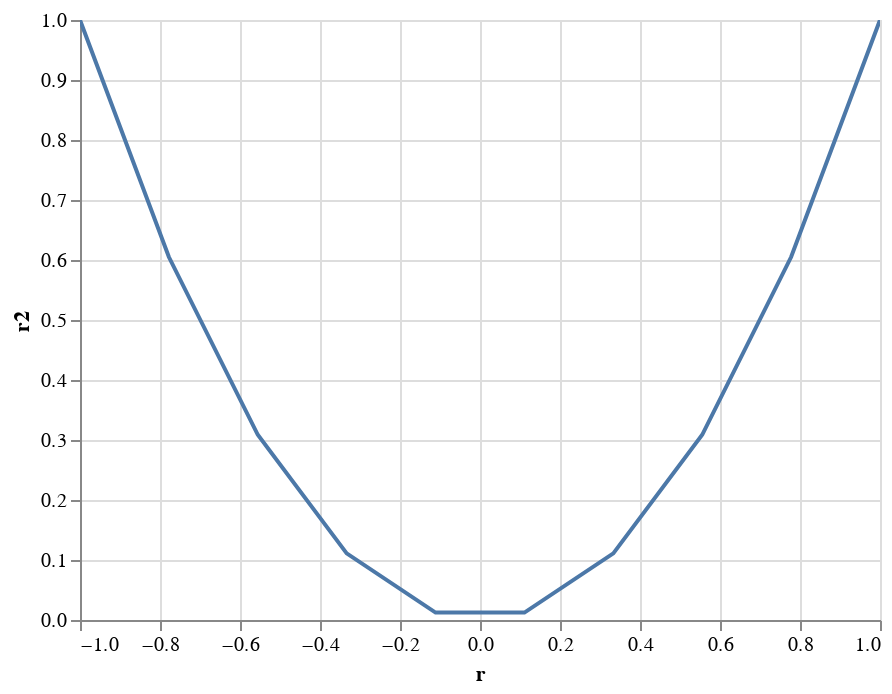

Notebook code cell kept with this figure:
### Code cell
df_r = pd.DataFrame(data = np.linspace(-1, 1, 10), columns = ['r']).assign(r2 = lambda x: x['r']**2)
alt.Chart(df_r).mark_line().encode(x='r',y='r2').interactive()

### Figure 1 — Vega-Lite specification as saved in the notebook (floating-point values rounded to 4 significant figures)
{"config": {"view": {"continuousWidth": 400, "continuousHeight": 300}}, "data": {"name": "data-c4dbe1aa2cc5c85505071c0951d7333b"}, "mark": "line", "encoding": {"x": {"type": "quantitative", "field": "r"}, "y": {"type": "quantitative", "field": "r2"}}, "selection": {"selector004": {"type": "interval", "bind": "scales", "encodings": ["x", "y"]}}, "$schema": "https://vega.github.io/schema/vega-lite/v4.8.1.json", "datasets": {"data-c4dbe1aa2cc5c85505071c0951d7333b": [{"r": -1.0, "r2": 1.0}, {"r": -0.7778, "r2": 0.6049}, {"r": -0.5556, "r2": 0.3086}, {"r": -0.3333, "r2": 0.1111}, {"r": -0.1111, "r2": 0.01235}, {"r": 0.1111, "r2": 0.01235}, {"r": 0.3333, "r2": 0.1111}, {"r": 0.5556, "r2": 0.3086}, {"r": 0.7778, "r2": 0.6049}, {"r": 1.0, "r2": 1.0}]}}
